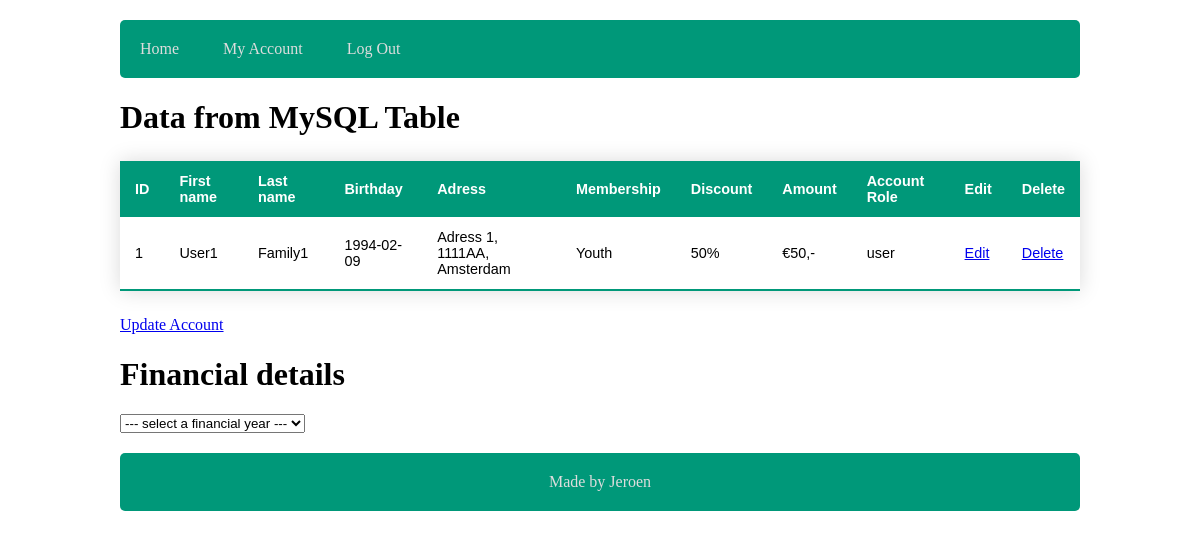
/index.php?user (signed in), run on the app's committed database.
### tables this page shows
CREATE TABLE `family_member` (
  `id` int NOT NULL,
  `name` varchar(255) DEFAULT NULL,
  `birthday` date DEFAULT NULL,
  `family_id` int DEFAULT NULL,
  `member` int DEFAULT NULL,
  `discount` int DEFAULT NULL,
  `account_id` int DEFAULT NULL,
  `payments` int DEFAULT NULL,
  PRIMARY KEY (`id`),
  KEY `family_id` (`family_id`),
  KEY `member` (`member`),
  KEY `discount` (`discount`),
  KEY `account_id` (`account_id`),
  KEY `payments` (`payments`),
  CONSTRAINT `family_member_ibfk_1` FOREIGN KEY (`family_id`) REFERENCES `family` (`family_id`),
  CONSTRAINT `family_member_ibfk_2` FOREIGN KEY (`member`) REFERENCES `member` (`member_id`),
  CONSTRAINT `family_member_ibfk_3` FOREIGN KEY (`discount`) REFERENCES `discount` (`discount_id`),
  CONSTRAINT `family_member_ibfk_4` FOREIGN KEY (`account_id`) REFERENCES `account` (`account_id`),
  CONSTRAINT `family_member_ibfk_5` FOREIGN KEY (`payments`) REFERENCES `payments` (`payments_id`)
);

CREATE TABLE `family` (
  `family_id` int NOT NULL,
  `family_name` varchar(255) DEFAULT NULL,
  `address` varchar(255) DEFAULT NULL,
  PRIMARY KEY (`family_id`)
);

CREATE TABLE `discount` (
  `discount_id` int NOT NULL,
  `membership` varchar(255) DEFAULT NULL,
  `discount` int DEFAULT NULL,
  PRIMARY KEY (`discount_id`)
);

### controller/memberController.php (called while the page is built, shortened)
<?php
class MemberController
{
    public function user(): void
    {
        $controller = new Members();
        $member = $controller->get_member($_SESSION['account_id']);
        $role = $_SESSION['role'];
        include 'view/user.php';
    }
}
?>

### model/members.php (called while the page is built, shortened)
<?php
class Members
{
    public function get_member($id): false|array
    {
        global $pdo;
        $query = "SELECT * FROM eindopdracht.family_member
              INNER JOIN family ON family_member.family_id = family.family_id
              LEFT JOIN discount ON family_member.discount = discount.discount_id
              INNER JOIN payments ON family_member.family_id = payments.payments_id
              INNER JOIN financial_year ON family_member.payments = financial_year.financial_id
              WHERE family_member.id = :id";
        $stmt = $pdo->prepare($query);
        $stmt->bindParam(':id', $id);
        $stmt->execute();
        return $stmt->fetchAll();
    }
}
?>

### view/user.php (the view, shortened to what this page needs)
<h1>Data from MySQL Table</h1>
<table class="styled-table">
    <thead>
    <tr>
        <th>ID</th>
        <th>First name</th>
        <th>Last name</th>
        <th>Birthday</th>
        <th>Adress</th>
        <th>Membership</th>
        <th>Discount</th>
        <th>Amount</th>
        <th>Account Role</th>
        <th>Edit</th>
        <th>Delete</th>
    </tr>
    </thead>
    <tbody>
    <?php
    if ($member) {
        foreach ($member as $row) {
            echo "<tr>";
            echo "<td>" . $row['id'] . "</td>";
            echo "<td>" . $row['name'] . "</td>";
            echo "<td>" . $row['family_name'] . "</td>";
            echo "<td>" . $row['birthday'] . "</td>";
            echo "<td>" . $row['address'] . "</td>";
            echo "<td>" . $row['membership'] . "</td>";
            echo "<td>" . $row['discount'] . "%</td>";
            echo "<td> €" . ($row['amount'] - ($row['amount'] * ($row['discount'] / 100))) . ",- </td>";
            echo "<td>$role</td>";
            echo "<td><a href='index.php?edit&id=" . $row['id'] . "&name=" . $row['name'] . "&birthday=" . $row['birthday'] ."'>Edit</a></td>";
            echo "<td><a href='index.php?delete&id=" . $row['id'] . "'>Delete</a></td>";
            echo "</tr>";
        }
    } else {
        echo "No member found.";
    }
    ?>
    </tbody>
</table>
<a href="index.php?account">Update Account</a>
<h1>Financial details</h1>
<?php
echo "<form action='index.php?user' method='POST'>";
echo "<select name='year' onchange='this.form.submit()'>";
echo "<option disabled selected value> --- select a financial year --- </option>";
echo "</select>";
echo "</form>";
    ?>

### css/style.css (style rules this page uses)
body { max-width: 1440px; padding: 0 10%; margin: 0 auto; }
.styled-table { border-collapse: collapse; margin: 25px 0; font-size: 0.9em; font-family: sans-serif; min-width: 400px; box-shadow: 0 0 20px rgba(0, 0, 0, 0.15); }
.styled-table thead tr { background-color: #009879; color: #ffffff; text-align: left; }
.styled-table th, .styled-table td { padding: 12px 15px; }
.styled-table tbody tr { border-bottom: 1px solid #dddddd; }
.styled-table tbody tr:last-of-type { border-bottom: 2px solid #009879; }

### data on the page
family_member: id "1", name "User1", family.family_name "Family1", birthday "1994-02-09", family.address "Adress 1, 1111AA, Amsterdam", discount.membership "Youth", discount.discount "50", $row['amount']-($row['amount']*($row['discount']/100)) "50"
